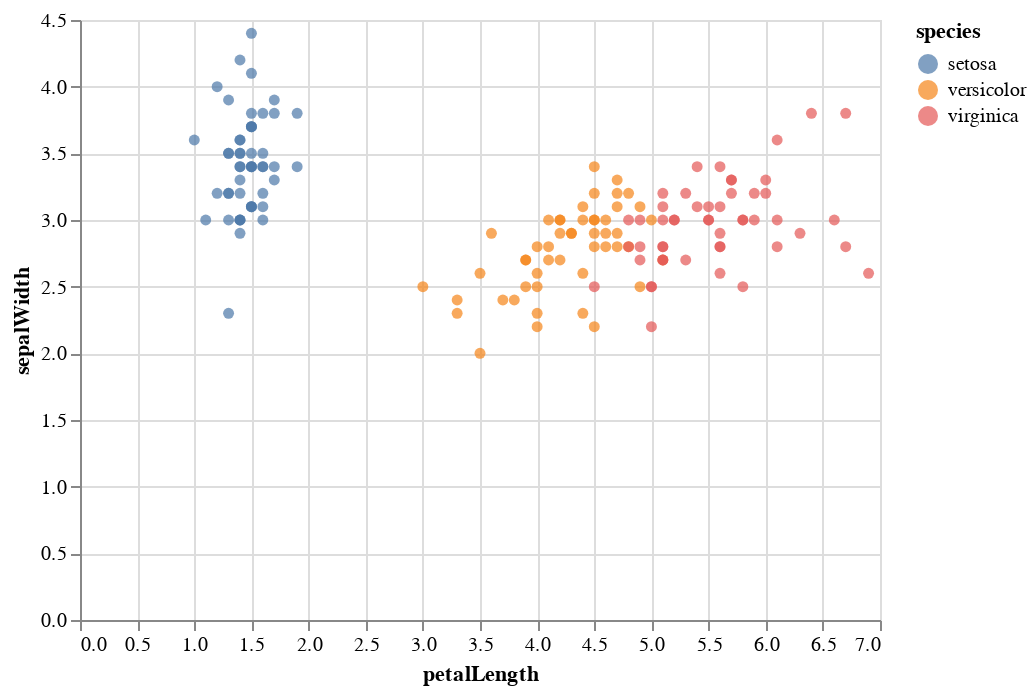

The code cell stored with this chart in its notebook:
### Code cell
alt.Chart(iris).mark_circle().encode(
    x='petalLength',
    y='sepalWidth',
    color='species'
)

### Figure 1 — Vega-Lite specification as saved in the notebook (floating-point values rounded to 4 significant figures; data arrays with more than 128 entries replaced by an {"elided": "..."} marker saying what was removed)
{"$schema": "https://vega.github.io/schema/vega-lite/v3.2.1.json", "config": {"mark": {"tooltip": null}, "view": {"height": 300, "width": 400}}, "data": {"name": "data-a264acbd6e539a8b3afc0cb5f240fb57"}, "datasets": {"data-a264acbd6e539a8b3afc0cb5f240fb57": {"elided": "150 records"}}, "encoding": {"color": {"field": "species", "type": "nominal"}, "x": {"field": "petalLength", "type": "quantitative"}, "y": {"field": "sepalWidth", "type": "quantitative"}}, "mark": "circle"}
